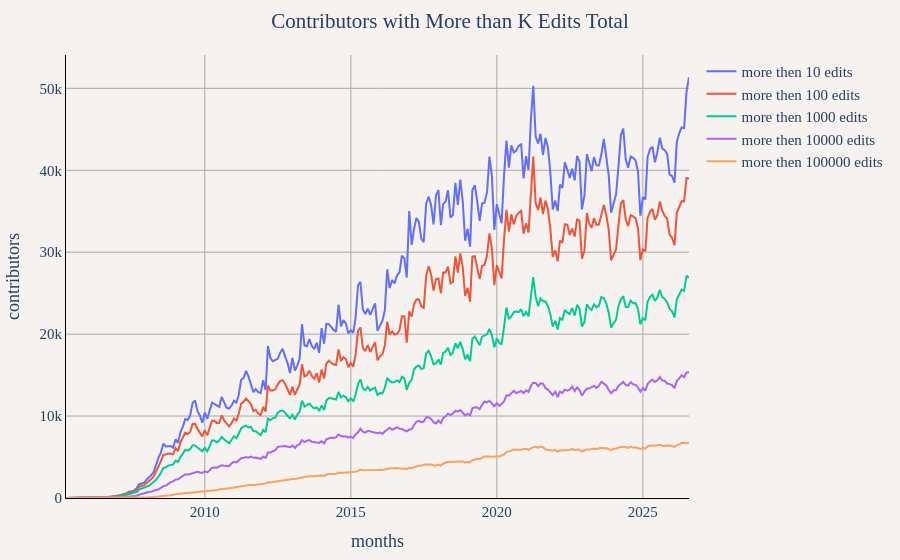

The code cell stored with this chart in its notebook:
### Markdown cell above
## Contributors with More than K Edits Total
This shows the number of contributors who have accumulated more than various edit count thresholds (10, 100, 1000, 10000, 100000 edits) throughout their entire OSM history up to each month.

### Code cell
df = duckdb.sql("""
WITH user_cumulative_edits AS (
    SELECT
        year,
        month,
        user_name,
        SUM(edit_count) OVER (PARTITION BY user_name ORDER BY year, month) as cumulative_edits
    FROM (
        SELECT
            year,
            month,
            user_name,
            SUM(edit_count) as edit_count
        FROM '../changeset_data/year=*/month=*/*.parquet'
        GROUP BY year, month, user_name
    )
),
monthly_thresholds AS (
    SELECT
        year,
        month,
        CONCAT(year, '-', LPAD(CAST(month as VARCHAR), 2, '0')) as months,
        COUNT(DISTINCT CASE WHEN cumulative_edits > 10 THEN user_name END) as "more then 10 edits",
        COUNT(DISTINCT CASE WHEN cumulative_edits > 100 THEN user_name END) as "more then 100 edits",
        COUNT(DISTINCT CASE WHEN cumulative_edits > 1000 THEN user_name END) as "more then 1000 edits",
        COUNT(DISTINCT CASE WHEN cumulative_edits > 10000 THEN user_name END) as "more then 10000 edits",
        COUNT(DISTINCT CASE WHEN cumulative_edits > 100000 THEN user_name END) as "more then 100000 edits"
    FROM user_cumulative_edits
    GROUP BY year, month
)
SELECT
    months,
    "more then 10 edits",
    "more then 100 edits",
    "more then 1000 edits",
    "more then 10000 edits",
    "more then 100000 edits"
FROM monthly_thresholds
ORDER BY year, month
""").df()

# Reshape for plotting
df_melted = df.melt(id_vars=["months"], var_name="threshold", value_name="contributors")

util.show_figure(
    [
        util.FigureConfig(
            title="Contributors with More than K Edits Total",
            label="contributors",
            x_col="months",
            y_col="contributors",
            group_col="threshold",
            query_or_df=df_melted,
            trace_names=[
                "more then 10 edits",
                "more then 100 edits",
                "more then 1000 edits",
                "more then 10000 edits",
                "more then 100000 edits",
            ],
        )
    ]
)

### Figure 1 — Plotly figure (JSON) as saved in the notebook; plotly's stock layout.template omitted (floating-point values rounded to 4 significant figures; data arrays with more than 128 entries replaced by an {"elided": "..."} marker saying what was removed)
{"data": [{"hovertemplate": "more then 10 edits<br>%{x}<br>%{y:,} contributors<extra></extra>", "name": "more then 10 edits", "type": "scatter", "visible": true, "x": {"elided": "257 str values"}, "y": {"elided": "257 int values"}}, {"hovertemplate": "more then 100 edits<br>%{x}<br>%{y:,} contributors<extra></extra>", "name": "more then 100 edits", "type": "scatter", "visible": true, "x": {"elided": "257 str values"}, "y": {"elided": "257 int values"}}, {"hovertemplate": "more then 1000 edits<br>%{x}<br>%{y:,} contributors<extra></extra>", "name": "more then 1000 edits", "type": "scatter", "visible": true, "x": {"elided": "257 str values"}, "y": {"elided": "257 int values"}}, {"hovertemplate": "more then 10000 edits<br>%{x}<br>%{y:,} contributors<extra></extra>", "name": "more then 10000 edits", "type": "scatter", "visible": true, "x": {"elided": "257 str values"}, "y": {"elided": "257 int values"}}, {"hovertemplate": "more then 100000 edits<br>%{x}<br>%{y:,} contributors<extra></extra>", "name": "more then 100000 edits", "type": "scatter", "visible": true, "x": {"elided": "257 str values"}, "y": {"elided": "257 int values"}}], "layout": {"barmode": "stack", "font": {"family": "Times", "size": 15}, "margin": {"b": 55, "l": 55, "r": 55, "t": 55}, "paper_bgcolor": "#f5f2f0", "plot_bgcolor": "#f5f2f0", "title": {"text": "Contributors with More than K Edits Total", "x": 0.5}, "xaxis": {"gridcolor": "darkgray", "linecolor": "black", "showgrid": true, "tickcolor": "black", "title": {"text": "months"}, "zerolinecolor": "darkgray"}, "yaxis": {"gridcolor": "darkgray", "linecolor": "black", "rangemode": "tozero", "showgrid": true, "tickcolor": "black", "title": {"text": "contributors"}, "zerolinecolor": "darkgray"}}}
